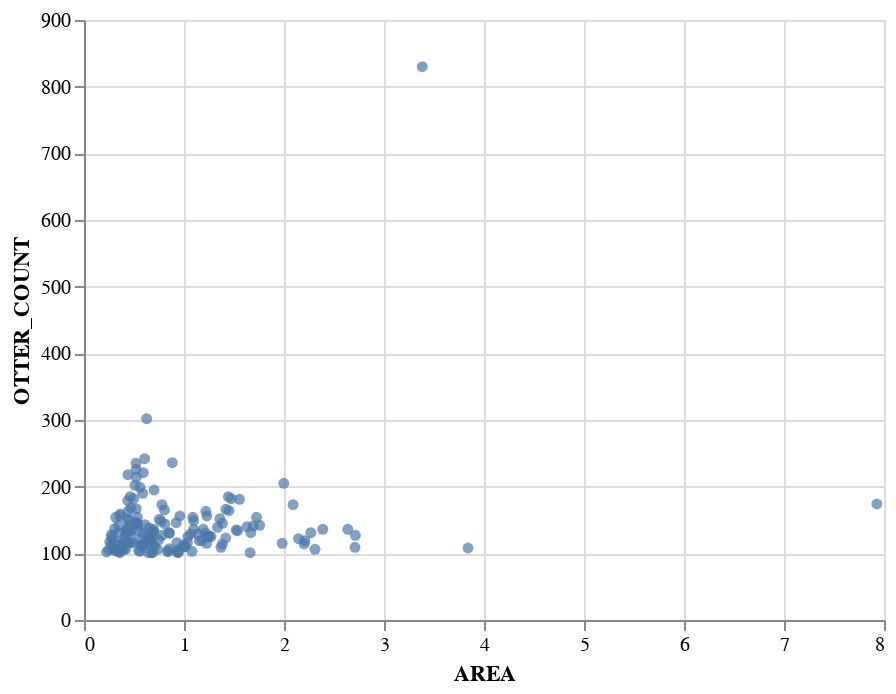

The cell this chart's notebook holds for it:
### Markdown cell above
*DEPTH* attribute distribution for the entire dataset

### Code cell
habitat_properties = habitat_properties_given_min_otter(hab_groups,threshold=100)
otter_area_groups = habitat_properties.groupby('AREA')['AREA','OTTER_COUNT'].head()
alt.Chart(otter_area_groups).mark_circle().encode(
    x='AREA',
    y='OTTER_COUNT'
)

### Figure 1 — Vega-Lite specification as saved in the notebook (floating-point values rounded to 4 significant figures; data arrays with more than 128 entries replaced by an {"elided": "..."} marker saying what was removed)
{"config": {"view": {"continuousWidth": 400, "continuousHeight": 300}}, "data": {"name": "data-e5b7f7663dbba1cbe3f0a51c553d9c48"}, "mark": "circle", "encoding": {"x": {"type": "quantitative", "field": "AREA"}, "y": {"type": "quantitative", "field": "OTTER_COUNT"}}, "$schema": "https://vega.github.io/schema/vega-lite/v4.8.1.json", "datasets": {"data-e5b7f7663dbba1cbe3f0a51c553d9c48": {"elided": "171 records"}}}
